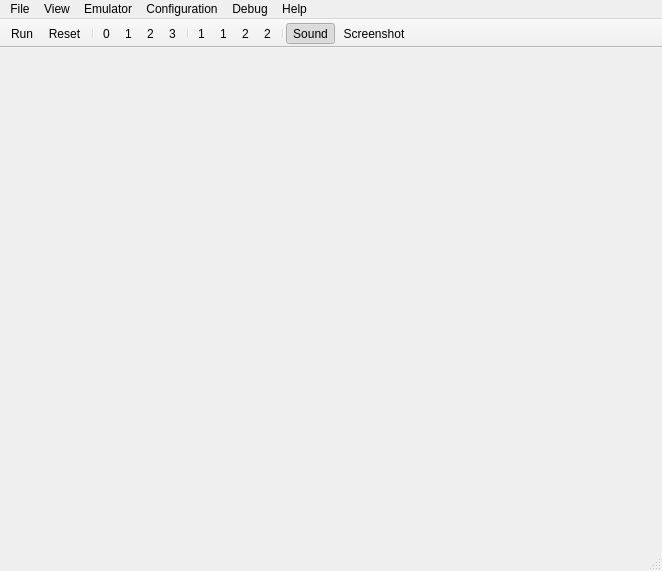
<?xml version="1.0" encoding="UTF-8"?>
<ui version="4.0">
 <class>MainWindow</class>
 <widget class="QMainWindow" name="MainWindow">
  <property name="geometry">
   <rect>
    <x>0</x>
    <y>0</y>
    <width>662</width>
    <height>571</height>
   </rect>
  </property>
  <property name="windowTitle">
   <string>MainWindow</string>
  </property>
  <widget class="QWidget" name="centralWidget"/>
  <widget class="QMenuBar" name="menuBar">
   <property name="geometry">
    <rect>
     <x>0</x>
     <y>0</y>
     <width>662</width>
     <height>26</height>
    </rect>
   </property>
   <widget class="QMenu" name="menuFile">
    <property name="title">
     <string>File</string>
    </property>
    <addaction name="actionSaveStateImage"/>
    <addaction name="actionLoadStateImage"/>
    <addaction name="separator"/>
    <addaction name="actionFileScreenshot"/>
    <addaction name="actionFileScreenshotAs"/>
    <addaction name="actionFileScreenshotToClipboard"/>
    <addaction name="actionFileScreenToClipboard"/>
    <addaction name="separator"/>
    <addaction name="actionScriptRun"/>
    <addaction name="separator"/>
    <addaction name="actionFileExit"/>
   </widget>
   <widget class="QMenu" name="menuEmulator">
    <property name="title">
     <string>Emulator</string>
    </property>
    <addaction name="actionEmulatorRun"/>
    <addaction name="actionEmulatorReset"/>
    <addaction name="actionactionEmulatorAutostart"/>
    <addaction name="separator"/>
    <addaction name="actionSoundEnabled"/>
    <addaction name="actionSoundAY"/>
    <addaction name="separator"/>
   </widget>
   <widget class="QMenu" name="menuDrives">
    <property name="title">
     <string>Configuration</string>
    </property>
    <addaction name="actionDrivesFloppy0"/>
    <addaction name="actionDrivesFloppy1"/>
    <addaction name="actionDrivesFloppy2"/>
    <addaction name="actionDrivesFloppy3"/>
    <addaction name="separator"/>
    <addaction name="actionDrivesCartridge1"/>
    <addaction name="actionDrivesHard1"/>
    <addaction name="actionDrivesCartridge2"/>
    <addaction name="actionDrivesHard2"/>
   </widget>
   <widget class="QMenu" name="menuHelp">
    <property name="title">
     <string>Help</string>
    </property>
    <addaction name="actionHelpAbout"/>
   </widget>
   <widget class="QMenu" name="menuDebug">
    <property name="title">
     <string>Debug</string>
    </property>
    <addaction name="actionDebugConsoleView"/>
    <addaction name="actionDebugCpuPpu"/>
    <addaction name="separator"/>
    <addaction name="actionDebugDebugView"/>
    <addaction name="actionDebugDisasmView"/>
    <addaction name="actionDebugMemoryView"/>
    <addaction name="separator"/>
    <addaction name="actionDebugStepInto"/>
    <addaction name="actionDebugStepOver"/>
    <addaction name="separator"/>
    <addaction name="actionDebugClearConsole"/>
    <addaction name="actionDebugRemoveAllBreakpoints"/>
   </widget>
   <widget class="QMenu" name="menuView">
    <property name="title">
     <string>View</string>
    </property>
    <addaction name="actionViewKeyboard"/>
    <addaction name="separator"/>
    <addaction name="actionViewRgbScreen"/>
    <addaction name="actionViewGrbScreen"/>
    <addaction name="actionViewGrayscaleScreen"/>
    <addaction name="separator"/>
    <addaction name="actionViewSizeRegular"/>
    <addaction name="actionViewSizeUpscaled"/>
    <addaction name="actionViewSizeDoubleInterlaced"/>
    <addaction name="actionViewSizeDouble"/>
    <addaction name="actionViewSizeUpscaled3"/>
    <addaction name="actionViewSizeUpscaled4"/>
    <addaction name="actionViewSizeUpscaled175"/>
    <addaction name="actionViewSizeUpscaled5"/>
   </widget>
   <addaction name="menuFile"/>
   <addaction name="menuView"/>
   <addaction name="menuEmulator"/>
   <addaction name="menuDrives"/>
   <addaction name="menuDebug"/>
   <addaction name="menuHelp"/>
  </widget>
  <widget class="QToolBar" name="mainToolBar">
   <property name="movable">
    <bool>false</bool>
   </property>
   <property name="allowedAreas">
    <set>Qt::TopToolBarArea</set>
   </property>
   <property name="iconSize">
    <size>
     <width>24</width>
     <height>24</height>
    </size>
   </property>
   <property name="toolButtonStyle">
    <enum>Qt::ToolButtonTextBesideIcon</enum>
   </property>
   <property name="floatable">
    <bool>false</bool>
   </property>
   <attribute name="toolBarArea">
    <enum>TopToolBarArea</enum>
   </attribute>
   <attribute name="toolBarBreak">
    <bool>false</bool>
   </attribute>
   <addaction name="actionEmulatorRun"/>
   <addaction name="actionEmulatorReset"/>
   <addaction name="separator"/>
   <addaction name="actionDrivesFloppy0"/>
   <addaction name="actionDrivesFloppy1"/>
   <addaction name="actionDrivesFloppy2"/>
   <addaction name="actionDrivesFloppy3"/>
   <addaction name="separator"/>
   <addaction name="actionDrivesCartridge1"/>
   <addaction name="actionDrivesHard1"/>
   <addaction name="actionDrivesCartridge2"/>
   <addaction name="actionDrivesHard2"/>
   <addaction name="separator"/>
   <addaction name="actionSoundEnabled"/>
   <addaction name="actionFileScreenshot"/>
  </widget>
  <widget class="QStatusBar" name="statusBar"/>
  <action name="actionFileExit">
   <property name="text">
    <string>Exit</string>
   </property>
  </action>
  <action name="actionEmulatorRun">
   <property name="checkable">
    <bool>true</bool>
   </property>
   <property name="icon">
    <iconset resource="QtUkncBtl.qrc">
     <normaloff>:/images/iconRun.svg</normaloff>:/images/iconRun.svg</iconset>
   </property>
   <property name="text">
    <string>Run</string>
   </property>
   <property name="shortcut">
    <string>F9</string>
   </property>
  </action>
  <action name="actionEmulatorReset">
   <property name="icon">
    <iconset resource="QtUkncBtl.qrc">
     <normaloff>:/images/iconReset.svg</normaloff>:/images/iconReset.svg</iconset>
   </property>
   <property name="text">
    <string>Reset</string>
   </property>
  </action>
  <action name="actionHelpAboutQt">
   <property name="text">
    <string>About Qt</string>
   </property>
  </action>
  <action name="actionDrivesFloppy0">
   <property name="checkable">
    <bool>false</bool>
   </property>
   <property name="icon">
    <iconset resource="QtUkncBtl.qrc">
     <normaloff>:/images/iconFloppySlot.svg</normaloff>
     <normalon>:/images/iconFloppy.svg</normalon>:/images/iconFloppySlot.svg</iconset>
   </property>
   <property name="text">
    <string>Floppy MZ0:</string>
   </property>
   <property name="iconText">
    <string>0</string>
   </property>
  </action>
  <action name="actionDrivesFloppy1">
   <property name="checkable">
    <bool>false</bool>
   </property>
   <property name="icon">
    <iconset resource="QtUkncBtl.qrc">
     <normaloff>:/images/iconFloppySlot.svg</normaloff>
     <normalon>:/images/iconFloppy.svg</normalon>:/images/iconFloppySlot.svg</iconset>
   </property>
   <property name="text">
    <string>Floppy MZ1:</string>
   </property>
   <property name="iconText">
    <string>1</string>
   </property>
  </action>
  <action name="actionDrivesFloppy2">
   <property name="checkable">
    <bool>false</bool>
   </property>
   <property name="icon">
    <iconset resource="QtUkncBtl.qrc">
     <normaloff>:/images/iconFloppySlot.svg</normaloff>
     <normalon>:/images/iconFloppy.svg</normalon>:/images/iconFloppySlot.svg</iconset>
   </property>
   <property name="text">
    <string>Floppy MZ2:</string>
   </property>
   <property name="iconText">
    <string>2</string>
   </property>
  </action>
  <action name="actionDrivesFloppy3">
   <property name="checkable">
    <bool>false</bool>
   </property>
   <property name="icon">
    <iconset resource="QtUkncBtl.qrc">
     <normaloff>:/images/iconFloppySlot.svg</normaloff>
     <normalon>:/images/iconFloppy.svg</normalon>:/images/iconFloppySlot.svg</iconset>
   </property>
   <property name="text">
    <string>Floppy MZ3:</string>
   </property>
   <property name="iconText">
    <string>3</string>
   </property>
  </action>
  <action name="actionDrivesCartridge1">
   <property name="checkable">
    <bool>false</bool>
   </property>
   <property name="icon">
    <iconset resource="QtUkncBtl.qrc">
     <normaloff>:/images/iconCartridgeSlot.svg</normaloff>
     <normalon>:/images/iconCartridge.svg</normalon>:/images/iconCartridgeSlot.svg</iconset>
   </property>
   <property name="text">
    <string>Cartridge 1</string>
   </property>
   <property name="iconText">
    <string>1</string>
   </property>
  </action>
  <action name="actionDrivesHard1">
   <property name="checkable">
    <bool>false</bool>
   </property>
   <property name="icon">
    <iconset resource="QtUkncBtl.qrc">
     <normaloff>:/images/iconHddSlot.svg</normaloff>:/images/iconHddSlot.svg</iconset>
   </property>
   <property name="text">
    <string>Hard Drive 1</string>
   </property>
   <property name="iconText">
    <string>1</string>
   </property>
  </action>
  <action name="actionDrivesCartridge2">
   <property name="checkable">
    <bool>false</bool>
   </property>
   <property name="icon">
    <iconset resource="QtUkncBtl.qrc">
     <normaloff>:/images/iconCartridgeSlot.svg</normaloff>
     <normalon>:/images/iconCartridge.svg</normalon>:/images/iconCartridgeSlot.svg</iconset>
   </property>
   <property name="text">
    <string>Cartridge 2</string>
   </property>
   <property name="iconText">
    <string>2</string>
   </property>
  </action>
  <action name="actionDrivesHard2">
   <property name="checkable">
    <bool>false</bool>
   </property>
   <property name="icon">
    <iconset resource="QtUkncBtl.qrc">
     <normaloff>:/images/iconHddSlot.svg</normaloff>:/images/iconHddSlot.svg</iconset>
   </property>
   <property name="text">
    <string>Hard Drive 2</string>
   </property>
   <property name="iconText">
    <string>2</string>
   </property>
  </action>
  <action name="actionFileScreenshot">
   <property name="icon">
    <iconset resource="QtUkncBtl.qrc">
     <normaloff>:/images/iconScreenshot.svg</normaloff>:/images/iconScreenshot.svg</iconset>
   </property>
   <property name="text">
    <string>Screenshot</string>
   </property>
   <property name="iconText">
    <string>Screenshot</string>
   </property>
  </action>
  <action name="actionDebugStepInto">
   <property name="icon">
    <iconset resource="QtUkncBtl.qrc">
     <normaloff>:/images/iconStepInto.svg</normaloff>:/images/iconStepInto.svg</iconset>
   </property>
   <property name="text">
    <string>Step Into</string>
   </property>
  </action>
  <action name="actionDebugStepOver">
   <property name="icon">
    <iconset resource="QtUkncBtl.qrc">
     <normaloff>:/images/iconStepOver.svg</normaloff>:/images/iconStepOver.svg</iconset>
   </property>
   <property name="text">
    <string>Step Over</string>
   </property>
  </action>
  <action name="actionDebugDebugView">
   <property name="checkable">
    <bool>true</bool>
   </property>
   <property name="text">
    <string>Processor View</string>
   </property>
  </action>
  <action name="actionDebugDisasmView">
   <property name="checkable">
    <bool>true</bool>
   </property>
   <property name="text">
    <string>Disasm View</string>
   </property>
  </action>
  <action name="actionDebugMemoryView">
   <property name="checkable">
    <bool>true</bool>
   </property>
   <property name="text">
    <string>Memory View</string>
   </property>
  </action>
  <action name="actionDebugConsoleView">
   <property name="checkable">
    <bool>true</bool>
   </property>
   <property name="icon">
    <iconset resource="QtUkncBtl.qrc">
     <normaloff>:/images/iconDebugger.svg</normaloff>:/images/iconDebugger.svg</iconset>
   </property>
   <property name="text">
    <string>Debug Views</string>
   </property>
  </action>
  <action name="actionViewRgbScreen">
   <property name="checkable">
    <bool>true</bool>
   </property>
   <property name="text">
    <string>RGB Screen</string>
   </property>
  </action>
  <action name="actionViewGrayscaleScreen">
   <property name="checkable">
    <bool>true</bool>
   </property>
   <property name="text">
    <string>Grayscale Screen</string>
   </property>
  </action>
  <action name="actionHelpAbout">
   <property name="text">
    <string>About</string>
   </property>
  </action>
  <action name="actionViewSizeRegular">
   <property name="checkable">
    <bool>true</bool>
   </property>
   <property name="text">
    <string>640 x 288 Standard</string>
   </property>
  </action>
  <action name="actionViewSizeUpscaled">
   <property name="checkable">
    <bool>true</bool>
   </property>
   <property name="text">
    <string>640 x 432 Upscaled to 1.5</string>
   </property>
  </action>
  <action name="actionViewSizeDouble">
   <property name="checkable">
    <bool>true</bool>
   </property>
   <property name="text">
    <string>640 x 576 Doubled</string>
   </property>
  </action>
  <action name="actionSoundEnabled">
   <property name="checkable">
    <bool>true</bool>
   </property>
   <property name="checked">
    <bool>true</bool>
   </property>
   <property name="icon">
    <iconset resource="QtUkncBtl.qrc">
     <normaloff>:/images/iconSound.svg</normaloff>:/images/iconSound.svg</iconset>
   </property>
   <property name="text">
    <string>Sound Enabled</string>
   </property>
   <property name="iconText">
    <string>Sound</string>
   </property>
  </action>
  <action name="actionScriptRun">
   <property name="text">
    <string>Run Script...</string>
   </property>
  </action>
  <action name="actionViewSizeUpscaled3">
   <property name="checkable">
    <bool>true</bool>
   </property>
   <property name="text">
    <string>960 x 576 Interlaced</string>
   </property>
  </action>
  <action name="actionViewSizeUpscaled5">
   <property name="checkable">
    <bool>true</bool>
   </property>
   <property name="text">
    <string>1280 x 864 Interlaced</string>
   </property>
  </action>
  <action name="actionSaveStateImage">
   <property name="text">
    <string>Save State...</string>
   </property>
  </action>
  <action name="actionLoadStateImage">
   <property name="text">
    <string>Load State...</string>
   </property>
  </action>
  <action name="actionViewKeyboard">
   <property name="checkable">
    <bool>true</bool>
   </property>
   <property name="checked">
    <bool>true</bool>
   </property>
   <property name="text">
    <string>Keyboard</string>
   </property>
  </action>
  <action name="actionFileScreenshotAs">
   <property name="text">
    <string>Save Screenshot as...</string>
   </property>
  </action>
  <action name="actionViewGrbScreen">
   <property name="checkable">
    <bool>true</bool>
   </property>
   <property name="text">
    <string>GRB Screen</string>
   </property>
  </action>
  <action name="actionViewSizeDoubleInterlaced">
   <property name="checkable">
    <bool>true</bool>
   </property>
   <property name="text">
    <string>640 x 576 Interlaced</string>
   </property>
  </action>
  <action name="actionViewSizeUpscaled175">
   <property name="checkable">
    <bool>true</bool>
   </property>
   <property name="text">
    <string>1120 x 864 Interlaced</string>
   </property>
  </action>
  <action name="actionViewSizeUpscaled4">
   <property name="checkable">
    <bool>true</bool>
   </property>
   <property name="text">
    <string>960 x 720 4:3</string>
   </property>
  </action>
  <action name="actionFileScreenshotToClipboard">
   <property name="text">
    <string>Screenshot to Clipboard</string>
   </property>
  </action>
  <action name="actionFileScreenToClipboard">
   <property name="text">
    <string>Screen Text to Clipboard</string>
   </property>
  </action>
  <action name="actionactionEmulatorAutostart">
   <property name="checkable">
    <bool>true</bool>
   </property>
   <property name="text">
    <string>Autostart</string>
   </property>
  </action>
  <action name="actionDebugCpuPpu">
   <property name="icon">
    <iconset resource="QtUkncBtl.qrc">
     <normaloff>:/images/iconCpuPpu.svg</normaloff>:/images/iconCpuPpu.svg</iconset>
   </property>
   <property name="text">
    <string>Switch CPU / PPU</string>
   </property>
  </action>
  <action name="actionDebugClearConsole">
   <property name="text">
    <string>Clear Console Log</string>
   </property>
  </action>
  <action name="actionDebugRemoveAllBreakpoints">
   <property name="text">
    <string>Remove All Breakpoints</string>
   </property>
  </action>
  <action name="actionSoundAY">
   <property name="checkable">
    <bool>true</bool>
   </property>
   <property name="text">
    <string>Sound AY on PPU</string>
   </property>
  </action>
 </widget>
 <layoutdefault spacing="6" margin="11"/>
 <resources>
  <include location="QtUkncBtl.qrc"/>
 </resources>
 <connections/>
</ui>
